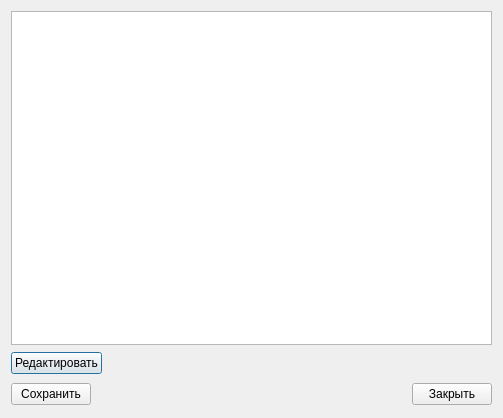
<?xml version="1.0" encoding="UTF-8"?>
<ui version="4.0">
 <class>PPSReference</class>
 <widget class="QDialog" name="PPSReference">
  <property name="geometry">
   <rect>
    <x>0</x>
    <y>0</y>
    <width>503</width>
    <height>418</height>
   </rect>
  </property>
  <property name="windowTitle">
   <string>PPSReference</string>
  </property>
  <layout class="QGridLayout" name="gridLayout_2">
   <item row="0" column="0" colspan="2">
    <widget class="QTableWidget" name="tableWidget"/>
   </item>
   <item row="1" column="0">
    <widget class="QPushButton" name="pushButton">
     <property name="font">
      <font>
       <pointsize>9</pointsize>
      </font>
     </property>
     <property name="text">
      <string>Редактировать</string>
     </property>
    </widget>
   </item>
   <item row="1" column="1">
    <spacer name="horizontalSpacer_2">
     <property name="orientation">
      <enum>Qt::Horizontal</enum>
     </property>
     <property name="sizeHint" stdset="0">
      <size>
       <width>359</width>
       <height>25</height>
      </size>
     </property>
    </spacer>
   </item>
   <item row="2" column="0" colspan="2">
    <layout class="QGridLayout" name="gridLayout">
     <item row="0" column="0">
      <widget class="QPushButton" name="pushButton_2">
       <property name="font">
        <font>
         <pointsize>9</pointsize>
        </font>
       </property>
       <property name="text">
        <string>Сохранить</string>
       </property>
      </widget>
     </item>
     <item row="0" column="1">
      <spacer name="horizontalSpacer">
       <property name="orientation">
        <enum>Qt::Horizontal</enum>
       </property>
       <property name="sizeHint" stdset="0">
        <size>
         <width>288</width>
         <height>25</height>
        </size>
       </property>
      </spacer>
     </item>
     <item row="0" column="2">
      <widget class="QPushButton" name="pushButton_3">
       <property name="font">
        <font>
         <pointsize>9</pointsize>
        </font>
       </property>
       <property name="text">
        <string>Закрыть</string>
       </property>
      </widget>
     </item>
    </layout>
   </item>
  </layout>
 </widget>
 <layoutdefault spacing="6" margin="11"/>
 <resources/>
 <connections/>
</ui>
